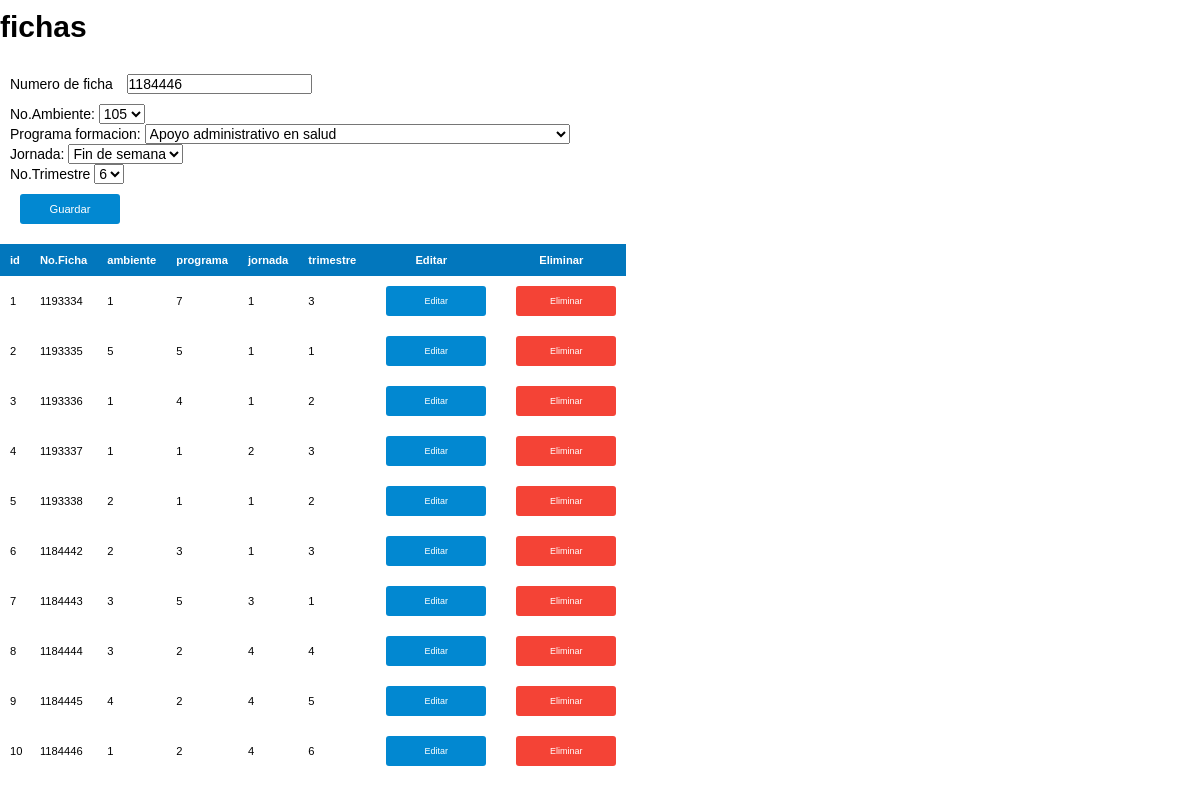
The app's page /vistas/ficha-vista.php?ac=editar&id=10 with its own data.
### tables this page shows
CREATE TABLE `ficha` (
  `ID_Ficha` bigint(16) NOT NULL COMMENT 'Este ID se genera cada vez que se ingresa un registro nuevo referente a los datos de la FICHA.',
  `Num_Ficha` bigint(16) NOT NULL COMMENT 'Numero con el cual se identifica la FICHA.',
  `Ambiente_ID_Ambiente` bigint(16) NOT NULL COMMENT 'ste ID se genera AUTOMATICAMENTE cada vez que se ingresa un registro nuevo referente a los datos del AMBIENTE.',
  `programa_formacion_ID_Programa` bigint(16) NOT NULL COMMENT 'Este ID se genera AUTOMATICAMENTE cada vez que se ingresa un registro nuevo referente a los datos del PROGRAMA DE FORMACION.',
  `jornada_ID_Jornada` bigint(16) NOT NULL COMMENT 'Este ID se genera AUTOMATICAMENTE cada vez que se ingresa un registro nuevo referente a los datos de la JORNADA.',
  `trimestre_ID_Trimestre` bigint(16) NOT NULL COMMENT 'Este ID se genera AUTOMATICAMENTE cada vez que se ingresa un registro nuevo referente a los datos del TRIMESTRE.'
);

### modelos/ficha-modelo.php (called while the page is built, shortened)
<?php
    class FichaModelo{
       private $PDO;
       public function __construct()
       {
           try{
              $this->PDO = new PDO("mysql:host=localhost;dbname=senasistencia;charset=utf8","root","");
              $this->PDO->setAttribute(PDO::ATTR_ERRMODE , PDO::ERRMODE_EXCEPTION);
            }
            catch(PDOException $error){
                echo "No hay conexion con la base de datos ";
                die($error->getMessage());
            }
       }
       public function editar($id)
       {
         try
         {
            $consulta = "SELECT * FROM ficha WHERE ID_Ficha = ?";
            $respuesta = $this->PDO->prepare($consulta);
            $respuesta->execute(array($id));
            $campo= $respuesta->fetch(PDO::FETCH_OBJ);
            $ficha = new Ficha();
            $ficha->__SET('id_ficha',$campo->ID_Ficha);
            $ficha->__SET('num_ficha',$campo->Num_Ficha);
            $ficha->__SET('id_ambiente',$campo->Ambiente_ID_Ambiente);
            $ficha->__SET('id_programa_formacion',$campo->programa_formacion_ID_Programa);
            $ficha->__SET('id_jornada',$campo->jornada_ID_Jornada);
            $ficha->__SET('id_trimestre',$campo->trimestre_ID_Trimestre);
          } catch (Exception $e) {
           die($e->getMessage());
         }
         return $ficha;
       }
     public function imprimirTabla()
     {
        try
        {
          $consulta="SELECT * FROM ficha";
          $respuesta=$this->PDO->prepare($consulta);
          $respuesta->execute();
          $tabla=$respuesta->fetchAll(PDO::FETCH_OBJ);
          foreach ($tabla as $fila)
          {
              $ficha = new Ficha();
              $ficha->__SET('id_ficha',$fila->ID_Ficha);
              $ficha->__SET('num_ficha',$fila->Num_Ficha);
              $ficha->__SET('id_ambiente',$fila->Ambiente_ID_Ambiente);
              $ficha->__SET('id_programa_formacion',$fila->programa_formacion_ID_Programa);
              $ficha->__SET('id_jornada',$fila->jornada_ID_Jornada);
              $ficha->__SET('id_trimestre',$fila->trimestre_ID_Trimestre);
              $result[] = $ficha;
          }
        } catch (Exception $e) {
          die($e->getMessage());
        }
        return $result;
     }
     public function consultarAmbiente()
     {
         $respuesta=$this->PDO->prepare("SELECT * FROM ambiente_formacion");
         $respuesta->execute();
         $tabla=$respuesta->fetchAll(PDO::FETCH_OBJ);
         return $tabla;
     }
    public function consultarPrograma()
     {
         $respuesta=$this->PDO->prepare("SELECT * FROM programa_formacion");
         $respuesta->execute();
         $tabla=$respuesta->fetchAll(PDO::FETCH_OBJ);
         return $tabla;
     }
     public function consultarJornada()
     {
         $respuesta=$this->PDO->prepare("SELECT * FROM jornada");
         $respuesta->execute();
         $tabla=$respuesta->fetchAll(PDO::FETCH_OBJ);
         return $tabla;
     }
     public function consultarTrimestre()
     {
         $respuesta=$this->PDO->prepare("SELECT * FROM trimestre");
         $respuesta->execute();
         $tabla=$respuesta->fetchAll(PDO::FETCH_OBJ);
         return $tabla;
     }
}
?>

### controlador/ficha-control.php (called while the page is built, shortened)
<?php
require("../modelos/ficha-modelo.php");
require("../clases/ficha.php");
$modelo= new FichaModelo();
if (isset($_REQUEST['ac']))
{
    switch ($_REQUEST['ac']) {
      case 'editar':
        $ficha = $modelo->editar($_REQUEST['id']);
      break;
    }
}
?>

### clases/ficha.php (called while the page is built, shortened)
<?php
class Ficha{
  public function __SET($atributo,$valor)
  {
      return $this->$atributo = $valor;
  }
  public function __GET($atributo)
  {
    return $this->$atributo;
  }
}
?>

### vistas/ficha-vista.php (the view, shortened to what this page needs)
<?php
require("../controlador/ficha-control.php");
?>
<!DOCTYPE html>
<html lang="en">
    <head>
        <link href="../css/estilos.css" type="text/css" rel="stylesheet">
    </head>
    <body>
      <h1>fichas</h1>
        <form action="?ac=<?php echo $ficha->__GET('id_ficha') > 0 ? 'actualizar':'registrar';?>" method="post">
          <label>Numero de ficha</label>
          <input type="text" name="num_ficha" value="<?php echo $ficha->__GET('num_ficha');?>" required="true"><br />
          <label>No.Ambiente:</label>
          <select name="ambiente">
            <?php foreach($modelo->consultarAmbiente() as $datos) {?>
                <option value='<?php echo $datos->ID_Ambiente?>' <?php echo $ficha->__GET('id_ambiente') == $datos->ID_Ambiente ? 'selected':'';?> > <?php echo $datos->Num_Ambiente; ?></option>;
            <?php } ?>
          </select><br>
          <label>Programa formacion:</label>
          <select name="programa">
              <?php foreach ($modelo->consultarPrograma() as $datos) {?>
                  <option value='<?php echo $datos->ID_Programa;?>' <?php echo $ficha->__GET('id_programa_formacion')== $datos->ID_Programa ? 'selected':''; ?> ><?php echo $datos->Nombre; ?></option>
            <?php }?>
          </select><br>
          <label>Jornada:</label>
          <select name="jornada">
              <?php foreach ($modelo->consultarJornada() as $datos) { ?>
                  <option value='<?php echo $datos->ID_Jornada ;?>' <?php echo $ficha->__GET('id_jornada') == $datos->ID_Jornada ? 'selected':''; ?>><?php echo $datos->Descripcion_Jornada; ?></option>
              <?php } ?>
          </select><br>
          <label>No.Trimestre</label>
          <select name="trimestre">
              <?php foreach ($modelo->consultarTrimestre() as $datos) {?>
                  <option value='<?php echo $datos->ID_Trimestre ;?>' <?php echo $ficha->__GET('id_trimestre') == $datos->ID_Trimestre ? 'selected':'';?>><?php echo $datos->Num_Trimestre ;?></option>
              <?php } ?>
          </select><br>
          <button class="bt" type="submit">Guardar</button>
        </form>
        <table>
          <thead>
            <th>id</th>
            <th> No.Ficha</th>
            <th>ambiente</th>
            <th>programa</th>
            <th>jornada</th>
            <th>trimestre</th>
            <th>Editar</th>
            <th>Eliminar</th>
          </thead>
          <?php foreach($modelo->imprimirTabla() as $campo){?>
            <tr>
              <td><?php echo $campo->__GET('id_ficha'); ?></td>
              <td><?php echo $campo->__GET('num_ficha');?></td>
              <td><?php echo $campo->__GET('id_ambiente');?></td>
              <td><?php echo $campo->__GET('id_programa_formacion');?></td>
              <td><?php echo $campo->__GET('id_jornada');?></td>
              <td><?php echo $campo->__GET('id_trimestre');?></td>
              <td>
                <button type="button" class="bt" name="button"><a href="?ac=editar&id=<?php echo $campo->__GET('id_ficha');?>">Editar</a></button>
              </td>
              <td>
                <button type="button" class="eliminar" name="button"><a href="?ac=eliminar&id=<?php echo $campo->__GET('id_ficha');?>">Eliminar</a></button>
              </td>
            </tr>
            <?php }?>
        </table>
    </body>
</html>

### css/estilos.css (style rules this page uses)
* { margin: 0; padding: 0; font-size: 14px; font-family: Arial; }
a { text-decoration: none; padding: 3px; color: #fff; font-size: 1em; }
button { font-size: 0.8em; border: none; text-align: center; background: #0288D1; color: #fff; text-align: center; width: 100px; height: 30px; border:none; border-radius: 3px; margin: 10px; }
form,input { margin: 10px 10px; }
h1 { font-size: 30px; margin-top: 10px; margin-bottom: 20px; }
table { margin-top: 10px; border-collapse: collapse; }
thead,th { border: none; padding: 10px; color:#fff; text-align: center; background-color: #0277BD; font-size: .8em; }
td { padding-left: 10px; text-align:left; font-size: .8em; }
.eliminar { background-color: #F44336; }

### records on screen
ficha: __GET "1", __GET "1193334", __GET "7", __GET "3"
ficha: __GET "2", __GET "1193335", __GET "5", __GET "1"
ficha: __GET "3", __GET "1193336", __GET "1", __GET "4", __GET "2"
ficha: __GET "4", __GET "1193337", __GET "1", __GET "2", __GET "3"
ficha: __GET "5", __GET "1193338", __GET "2", __GET "1"
ficha: __GET "6", __GET "1184442", __GET "2", __GET "3", __GET "1"
ficha: __GET "7", __GET "1184443", __GET "3", __GET "5", __GET "1"
ficha: __GET "8", __GET "1184444", __GET "3", __GET "2", __GET "4"
ficha: __GET "9", __GET "1184445", __GET "4", __GET "2", __GET "5"
ficha: __GET "10", __GET "1184446", __GET "1", __GET "2", __GET "4", __GET "6"

### other values on screen
form field ambiente "105"
form field programa "Apoyo administrativo en salud"
form field jornada "Fin de semana"
form field trimestre "6"
